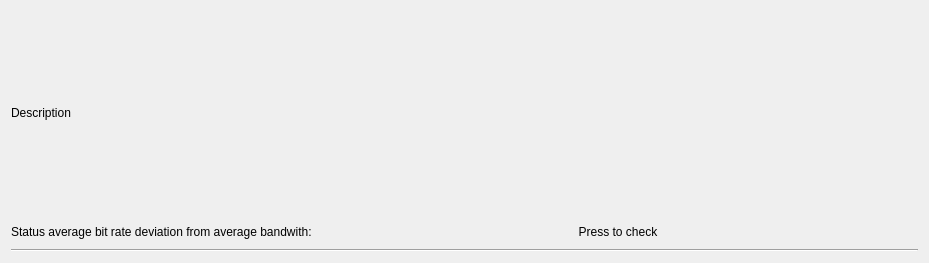
<?xml version="1.0" encoding="UTF-8"?>
<ui version="4.0">
 <class>VarianStreamWidgetItem</class>
 <widget class="QWidget" name="VarianStreamWidgetItem">
  <property name="geometry">
   <rect>
    <x>0</x>
    <y>0</y>
    <width>929</width>
    <height>263</height>
   </rect>
  </property>
  <property name="windowTitle">
   <string>Form</string>
  </property>
  <layout class="QGridLayout" name="gridLayout">
   <item row="0" column="0" colspan="2">
    <widget class="QLabel" name="descriptonLabel">
     <property name="text">
      <string>Description</string>
     </property>
    </widget>
   </item>
   <item row="1" column="1">
    <widget class="QPushButton" name="checkPushButton">
     <property name="sizePolicy">
      <sizepolicy hsizetype="Expanding" vsizetype="Fixed">
       <horstretch>0</horstretch>
       <verstretch>0</verstretch>
      </sizepolicy>
     </property>
     <property name="text">
      <string>Press to check</string>
     </property>
     <property name="flat">
      <bool>true</bool>
     </property>
    </widget>
   </item>
   <item row="2" column="0" colspan="2">
    <widget class="Line" name="line">
     <property name="orientation">
      <enum>Qt::Horizontal</enum>
     </property>
    </widget>
   </item>
   <item row="1" column="0">
    <widget class="QLabel" name="label">
     <property name="text">
      <string>Status average bit rate deviation from average bandwith:</string>
     </property>
    </widget>
   </item>
  </layout>
 </widget>
 <resources/>
 <connections/>
</ui>
